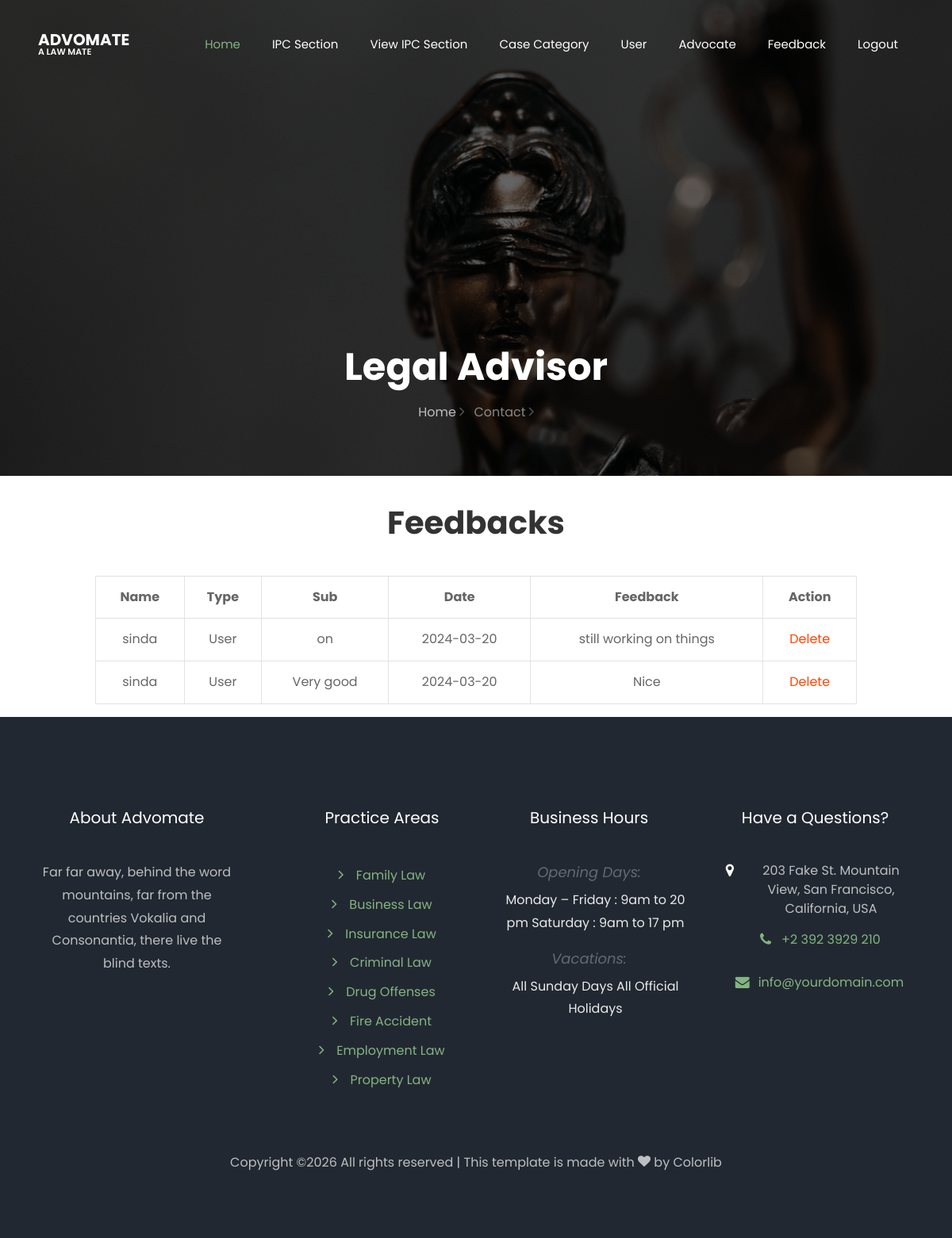
Screenshot of /admviewfeedback/ with the database file from the repository.
### myapp/models.py (models this page shows, shortened)
class Feedback(models.Model):
    uid=models.ForeignKey(UserRegistration, on_delete=models.CASCADE, null=True)
    aid=models.ForeignKey(Advocate, on_delete=models.CASCADE, null=True)
    sub = models.CharField(max_length=100, null=True)
    Feedback=models.CharField(max_length=100, null=True)
    Type=models.CharField(max_length=100, null=True)
    date=models.CharField(max_length=100, null=True)

class UserRegistration(models.Model):
    name = models.CharField(max_length=100, null=True)
    email = models.EmailField(max_length=100, null=True)
    phone = models.IntegerField(null=True, blank=True)
    address = models.CharField(max_length=300, null=True)
    dob = models.DateField()
    gender = models.CharField(max_length=100)
    image = models.ImageField(null=True, upload_to="profile")
    loginid = models.ForeignKey(Login, on_delete=models.CASCADE, null=True)
    Account_no=models.IntegerField(null=True,blank=True)
    pin_no=models.IntegerField(null=True,blank=True)
    district= models.CharField(max_length=100, null=True)
    aadhaar= models.CharField(max_length=100, null=True)

### myapp/views.py (the view)
# urls.py: path('admviewfeedback/',views.admviewfeedback),
def admviewfeedback(request):
    view = Feedback.objects.all()
    return render(request, "Admins/view_feedback.html", {"view": view})

### templates/Admins/view_feedback.html (shortened to what this page needs)
{% extends 'Admins/common.html' %}
{% load static %}
{% block header %}
<br>
<center>
    {% if view %}
    <h1><b>Feedbacks</b></h1><br>
    <table border="1" cellpadding="15px" cellspacing="10px" class="table">
        <tr>
            <th>Name</th>
            <th>Type</th>
            <th>Sub</th>
            <th>Date</th>
            <th>Feedback</th>
            <th>Action</th>
        </tr>
        {% for i in view %}
        <tr>
            {% if i.uid %}
            <td>{{i.uid.name}}</td>
            {% else %}
            <td>{{i.aid.name}}</td>
            {% endif %}
            <td>{{i.Type}}</td>
            <td>{{i.sub}}</td>
            <td>{{i.date}}</td>
            <td>{{i.Feedback}}</td>
            <td>
                <a href="/delete_feedback?fid={{i.id}}" style="color: orangered;">Delete</a>
            </td>
        </tr>
        {% endfor %}
    </table>
    {% else %}
    <p>No Data Has Found!</p>
    {% endif %}
    {% endblock %}

### templates/Admins/view_feedback.html (style rules this page uses)
.table { border-radius: 15px; border: 1px solid rgb(225, 227, 228); max-width: 80%; text-align: center; }

### rows the page displays
Feedback: uid.name "sinda", Type "User", sub "on", date "2024-03-20", Feedback "still working on things"
Feedback: uid.name "sinda", Type "User", sub "Very good", date "2024-03-20", Feedback "Nice"
